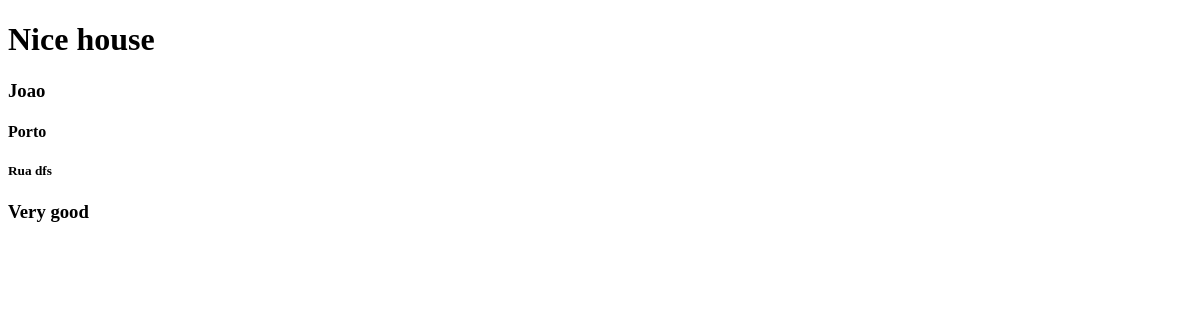
Before: / with the older database file.
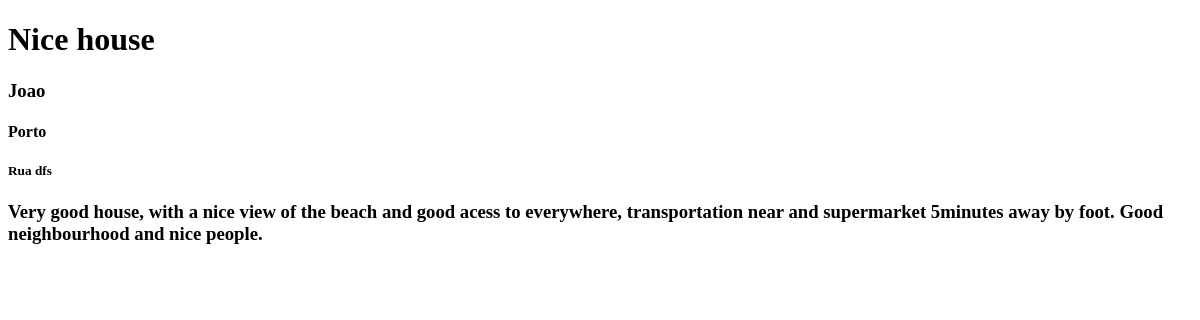
After: the same page with the newer database file.
### tables this page shows
CREATE TABLE Place(
    placeID integer PRIMARY KEY,
    title text NOT NULL,
    placeDescription text NOT NULL,
    placeAddress text NOT NULL,
    area real NOT NULL CHECK(area > 0),

    placeOwner integer NOT NULL REFERENCES User(userID)

    /*
        piscina
        wifi
        utilities
        empregado limpeza
        numero de quartos
        preço
        etc....
    */
);

CREATE TABLE User(
    userID integer PRIMARY KEY,
    userName text NOT NULL,
    email text NOT NULL,
    passHash text NOT NULL,
    age date NOT NULL,
    phoneNumber text UNIQUE NOT NULL CHECK(length(phoneNumber) = 9)
);

### index.php (called while the page is built)
<?php
    include_once ('./templates/header.php');
    include_once ('./templates/footer.php');
    include_once ('./get_place_info.php');
    draw_header();
    drawPlace(1);
    draw_footer();
?>

### get_place_info.php (the view)
<?php
    function drawPlace ($place_id){
        $db = new PDO('sqlite:database.db');
        $stmt = $db->prepare('Select * from Place
                            JOIN User
                            where user.userid = place.placeOwner
                            and placeid = :place_id');
        $stmt->bindParam(':place_id',$place_id);
        $stmt->execute();
        $places = $stmt->fetchAll();
        foreach( $places as $place) {   ?>
            <h1> <?=$place['title']?> </h1>
            <h3> <?=$place['userName']?> </h3>
            <h4> <?=$place['area']?> </h4>
            <h5> <?=$place['placeAddress']?> </h5>
            <h3> <?=$place['placeDescription']?> </h3>
        <?php   }
        }   ?>

### templates/header.php (shortened to what this page needs)
<?php
    function draw_header(){  ?>
        <!DOCTYPE html>
        <html>
            <head>
            </head>
            <body>
  <?php }
?>

### templates/footer.php
<?php
    function draw_footer(){  ?>
          </body>
        </html>
  <?php }
?>

Changed rows visible on the page:
changed place "Nice house": placeDescription "Very good" → "Very good house, with a nice view of the beach and good acess to everywhere, transportation near and supermarket 5minutes away by foot. Good neighbourhood and nice people."
